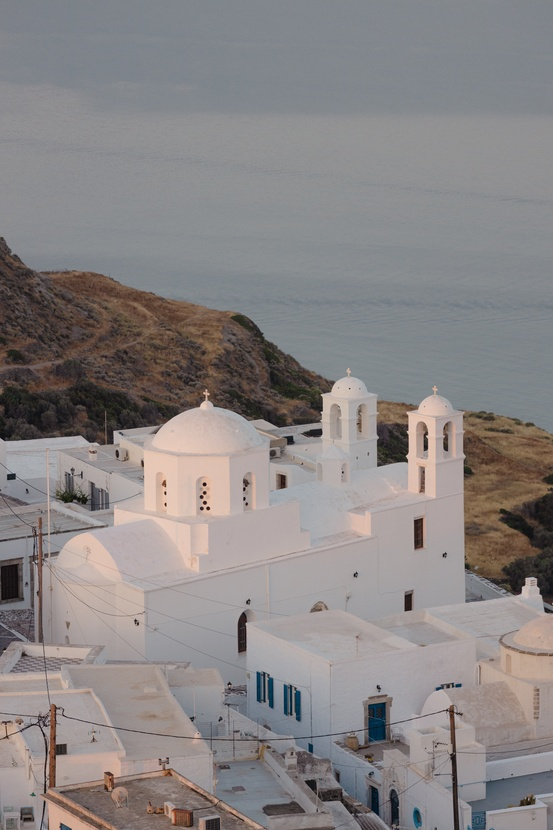
#> input picture train/tobias-rademacher-TwPB1j3Zx68-unsplash.jpg, 553 x 830 px, shrunk from 4401 x 6602 before the run; its folder holds 3 pictures in this run
$ python create_training_dataset.py ../train out
#> lines starting #> are read from the running program, lines starting #| are printed output that depends on the picture
#!/usr/bin/env python3
"""
Create Training Dataset for SRGAN-Rust

This script helps create training datasets from your own images.
It can:
- Crop images into patches
- Create low-resolution pairs
- Apply data augmentation
- Split into train/validation sets
"""

import os
import sys
import argparse
import random
from pathlib import Path
from PIL import Image
import numpy as np
from typing import Tuple, List, Optional

def create_patches(image: Image.Image, patch_size: int, stride: Optional[int] = None) -> List[Image.Image]:
    """Extract patches from an image."""
    if stride is None:
        stride = patch_size

    patches = []
    width, height = image.size

    for y in range(0, height - patch_size + 1, stride):
        for x in range(0, width - patch_size + 1, stride):
            patch = image.crop((x, y, x + patch_size, y + patch_size))
            patches.append(patch)

    return patches

def downscale_image(image: Image.Image, scale: int, method: str = 'bicubic') -> Image.Image:
    """Downscale an image by a factor."""
    width, height = image.size
    new_size = (width // scale, height // scale)

    resample_methods = {
        'bicubic': Image.BICUBIC,
        'bilinear': Image.BILINEAR,
        'lanczos': Image.LANCZOS,
        'nearest': Image.NEAREST
    }

    method_enum = resample_methods.get(method, Image.BICUBIC)
    return image.resize(new_size, method_enum)

# [16 lines left out: function augment_image, not called in this run]

def process_dataset(
    input_dir: Path,
    output_dir: Path,
    patch_size: int,
    scale: int,
    stride: Optional[int] = None,
    augmentations: List[str] = [],
    train_split: float = 0.8,
    min_patch_std: float = 0.0
):
    """Process a directory of images into a training dataset."""
#> called with patch_size = 96, scale = 4, train_split = 0.8, min_patch_std = 10

    # Create output directories
    train_hr_dir = output_dir / 'train' / 'HR'
    train_lr_dir = output_dir / 'train' / f'LR_x{scale}'
    val_hr_dir = output_dir / 'validation' / 'HR'
    val_lr_dir = output_dir / 'validation' / f'LR_x{scale}'

    for dir_path in [train_hr_dir, train_lr_dir, val_hr_dir, val_lr_dir]:
        dir_path.mkdir(parents=True, exist_ok=True)

    # Get all image files
    image_extensions = {'.jpg', '.jpeg', '.png', '.bmp', '.tiff'}
    image_files = [f for f in input_dir.iterdir()
                   if f.suffix.lower() in image_extensions]

    if not image_files:
        print(f"No images found in {input_dir}")
        return

    print(f"Found {len(image_files)} images")

    # Shuffle for train/val split
    random.shuffle(image_files)
    split_idx = int(len(image_files) * train_split)
    train_files = image_files[:split_idx]
    val_files = image_files[split_idx:]

    print(f"Train: {len(train_files)} images, Validation: {len(val_files)} images")

    patch_count = 0
    rejected_count = 0

    for idx, (files, is_train) in enumerate([(train_files, True), (val_files, False)]):
        hr_dir = train_hr_dir if is_train else val_hr_dir
        lr_dir = train_lr_dir if is_train else val_lr_dir
        dataset_name = "training" if is_train else "validation"

        print(f"\nProcessing {dataset_name} set...")

        for img_path in files:
            try:
                image = Image.open(img_path).convert('RGB')
#> image is the input picture: PIL image 553x830 RGB; mean R, G, B 136.8, 132.3, 132.4

                # Skip small images
                if image.width < patch_size or image.height < patch_size:
                    print(f"  Skipping {img_path.name} (too small)")
                    continue

                # Extract patches
                patches = create_patches(image, patch_size, stride)
#> after the loop in create_patches, `for y in range(0, height - patch_size + 1, stride):`: patches = 40 items
#> patches = 40 items

                # Apply augmentations
                if is_train and augmentations:
                    augmented_patches = []
                    for patch in patches:
                        augmented_patches.extend(augment_image(patch, augmentations))
                    patches = augmented_patches

                # Save patches
                for patch_idx, patch in enumerate(patches):
                    # Check patch variance (skip uniform patches)
                    if min_patch_std > 0:
                        patch_array = np.array(patch)
                        if np.std(patch_array) < min_patch_std:
                            rejected_count += 1
                            continue

                    # Create filenames
                    base_name = f"{img_path.stem}_{patch_idx:04d}.png"
                    hr_path = hr_dir / base_name
                    lr_path = lr_dir / base_name

                    # Save HR patch
                    patch.save(hr_path, 'PNG')

                    # Create and save LR patch
                    lr_patch = downscale_image(patch, scale)
                    lr_patch.save(lr_path, 'PNG')

                    patch_count += 1
#> this loop made 40 passes
#> pass 1, in process_dataset, `patch_array = np.array(patch)`:
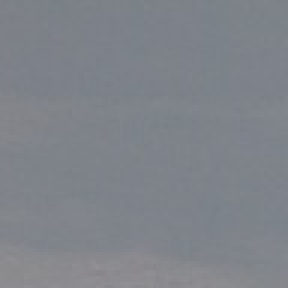
#> patch_array: shape (96, 96, 3) (shown 3 times larger); mean R, G, B 127.4, 131.5, 138.1
#> after the loop:
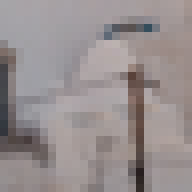
#> lr_patch: PIL image 24x24 RGB (shown 8 times larger); mean R, G, B 151.3, 143.2, 143.7
#> after the loop, patch_count = 24; rejected_count = 16

                print(f"  Processed {img_path.name}: {len(patches)} patches")
#|   Processed tobias-rademacher-TwPB1j3Zx68-unsplash.jpg: 40 patches

            except Exception as e:
                print(f"  Error processing {img_path.name}: {e}")
#> pass 2 of the loop in process_dataset, `for idx, (files, is_train) in enumerate([(train_files, True), (val_fil..`:
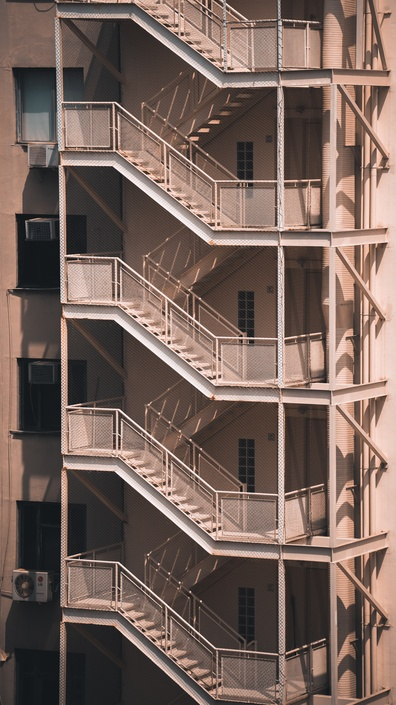
#> input picture train/willian-justen-de-vasconcellos-adBFGTQ-Nog-unsplash.jpg, 396 x 705 px, shrunk from 3152 x 5605 before the run
#> in process_dataset, image is the input picture: PIL image 396x705 RGB; mean R, G, B 119.2, 99.6, 91.4
#> in process_dataset, `patches = create_patches(image, patch_size, stride)`: patches = 28 items
#> the loop in process_dataset, `for patch_idx, patch in enumerate(patches):` made 28 passes
#> pass 1, in process_dataset, `patch_array = np.array(patch)`:
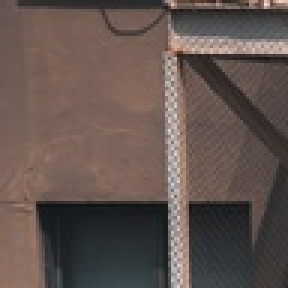
#> patch_array: shape (96, 96, 3) (shown 3 times larger); mean R, G, B 97.7, 83.7, 78.5
#> after the loop in process_dataset, `for patch_idx, patch in enumerate(patches):`:
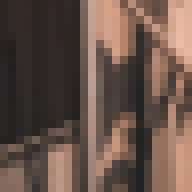
#> lr_patch: PIL image 24x24 RGB (shown 8 times larger); mean R, G, B 102.9, 82.4, 73.4
#|   Processed willian-justen-de-vasconcellos-adBFGTQ-Nog-unsplash.jpg: 28 patches

    print(f"\nDataset creation complete!")
    print(f"Total patches created: {patch_count}")
    if rejected_count > 0:
        print(f"Patches rejected (low variance): {rejected_count}")

    # Create info file
    info_file = output_dir / 'dataset_info.txt'
    with open(info_file, 'w') as f:
        f.write(f"Dataset Information\n")
        f.write(f"==================\n\n")
        f.write(f"Source directory: {input_dir}\n")
        f.write(f"Patch size: {patch_size}x{patch_size}\n")
        f.write(f"Downscale factor: {scale}x\n")
        f.write(f"Stride: {stride if stride else patch_size}\n")
        f.write(f"Augmentations: {', '.join(augmentations) if augmentations else 'None'}\n")
        f.write(f"Train/Val split: {train_split:.0%}/{(1-train_split):.0%}\n")
        f.write(f"Total patches: {patch_count}\n")
#> (the run stopped early here; a loop or call above may not have finished)
